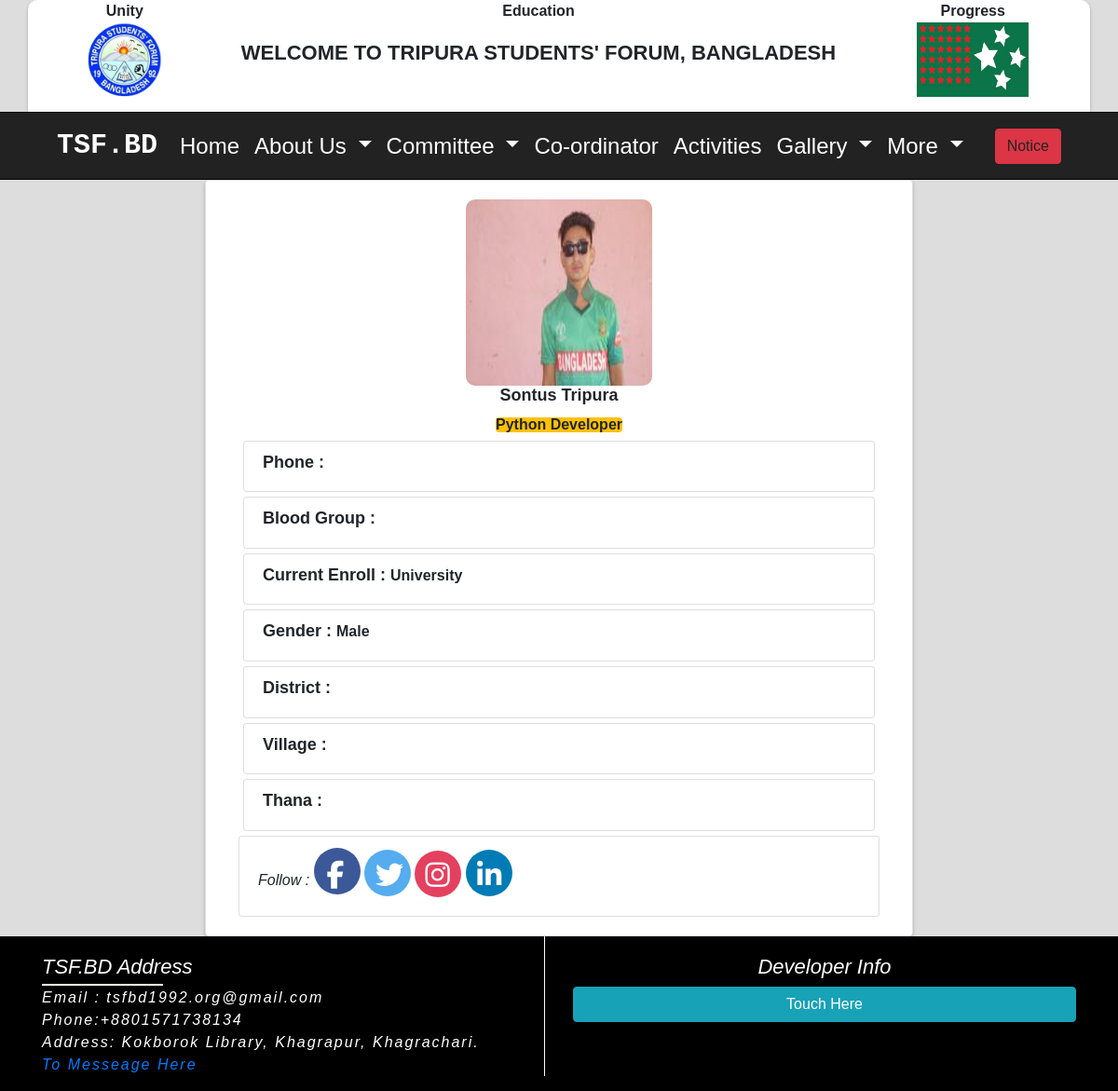
The page /central-leader-detail/sontus-tripura/1/ on the database its author committed.
### Home_app/models.py (models this page shows, shortened)
class TsfAboutSetting(models.Model):
    tsf_logo = models.ImageField(upload_to='tsf_logo', blank=True)
    tsf_flag = models.ImageField(upload_to='tsf_flag', blank=True)
    tsf_greeting = models.CharField(max_length=255, blank=True)
    country = models.CharField(max_length=255, blank=True)
    tsf_phone = models.CharField(max_length=255, blank=True)
    tsf_email = models.EmailField(max_length=255, blank=True)
    tsf_address = models.TextField(blank=True)
    tsf_about = models.TextField(blank=True)
    tsf_president_name = models.CharField(max_length=255, blank=True)
    tsf_president_photo = models.ImageField(upload_to='president_photo')
    tsf_president_title = models.CharField(max_length=255, blank=True)
    tsf_president_about = models.TextField(blank=True)
    tsf_secretary_name = models.CharField(max_length=255, blank=True)
    tsf_secretary_photo = models.ImageField(upload_to='secretary_photo')
    tsf_secretary_title = models.CharField(max_length=255, blank=True)
    tsf_secretary_about = models.TextField(blank=True)
    tsf_fb_link = models.URLField(max_length=255, blank=True)
    tsf_twitter_link = models.URLField(max_length=255, blank=True)
    tsf_instagram_link = models.URLField(max_length=255, blank=True)
    tsf_linkdin_link = models.URLField(max_length=255, blank=True)
    tsf_youtube_link = models.URLField(max_length=255, blank=True)
    class Meta:
        verbose_name_plural = "TSF ABOUT"

### CommitteApp/models.py (models this page shows, shortened)
class CentralMember(models.Model):
    STATUS = (
    ('University', 'University'),
    ('College', 'College'),
    ('School', 'School'),
    ('Job', 'Job'),
    ('Other', 'Other'),
    )
    session = models.ForeignKey(CentralYear, on_delete=models.CASCADE)
    photo = models.ImageField(upload_to='central', blank=True)
    name = models.CharField(max_length=50)
    slug = AutoSlugField(populate_from='name')
    position = models.CharField(max_length=50)
    blood_group = models.CharField(max_length=20, blank=True)
    phone = models.CharField(max_length=11, blank=True)
    village = models.CharField(max_length=200, blank=True)
    thana = models.CharField(max_length=200, blank=True)
    district = models.CharField(max_length=200, blank=True)
    gender = models.CharField(max_length=20, default="Male", choices=(("Male", "Male"), ("Female", "Female")))
    current_enroll = models.CharField(max_length=200, null=True, choices=STATUS)
    facebook = models.URLField(blank=True)
    twitter = models.URLField(blank=True)
    instagram = models.URLField(blank=True)
    linkdin = models.URLField(blank=True)
    class Meta:
        verbose_name_plural = 'Central Member'

### CommitteApp/views.py (the view)
# urls.py: path('central-leader-detail/<slug:slug>/<int:pk>/', views.central_leader_details, name='central_leader_details'),
def central_leader_details(request, slug, pk):
    centraldetail = get_object_or_404(CentralMember, slug=slug, pk=pk)
    context = {'centraldetail': centraldetail}
    return render(request, 'committee/central_leader/central_leader_details.html', context)

### About_app/context_processors.py (called while the page is built)
def about_categories(request):
    about_categories = Category.objects.all()
    return {'about_categories': about_categories }

### Home_app/context_processors.py (called while the page is built)
def about_inform(request):
    about_inform = TsfAboutSetting.objects.first()
    return {'about_inform': about_inform}

def developer_info(request):
    developer_info = DeveloperInfo.objects.first()
    return {'developer_info': developer_info}

### Notice/context_processors.py (called while the page is built)
def notice_list(request):
    notice_list = NoticeBoard.objects.filter(publish_date__lte=timezone.now()).order_by('-publish_date')[:1]
    return {'notice_list': notice_list }

### templates/committee/central_leader/central_leader_details.html (shortened to what this page needs)
{% extends 'home/base.html' %}
{% load static %}
{% block body %}
<div class="container">
  <div class="row justify-content-center">
   <div class=" card col-md-8 leader-deatils-box">
    <div class="card-body">
<div class="text-center">
  <img src="{% if centraldetail.photo %}{{ centraldetail.photo.url }} {% else %} {% static 'img/default.jpg' %} {% endif %}" alt="" class="img-fluid leader_details_profile_pic">
  <h2 class="leaders_name">{{centraldetail.name }}</h2>
  <p class="member_position badge badge-warning">{{ centraldetail.position}}</p>
</div>
<ul class="list-group list_group_box">
  <li class="list-group-item ">
    <h2 class="leader_badge_heading">Phone : </h2>
  </li>
</ul>
<ul class="list-group list_group_box">
  <li class="list-group-item ">
    <h2 class="leader_badge_heading">Blood Group : </h2>
  </li>
</ul>
<ul class="list-group list_group_box">
  <li class="list-group-item ">
    <h2 class="leader_badge_heading">Current Enroll : <span class="leader_badge_details">{{centraldetail.current_enroll }}</span></h2>
  </li>
</ul>
<ul class="list-group list_group_box">
  <li class="list-group-item ">
    <h2 class="leader_badge_heading">Gender : <span class="leader_badge_details">{{ centraldetail.gender }}</span></h2>
  </li>
</ul>
<ul class="list-group list_group_box">
  <li class="list-group-item ">
    <h2 class="leader_badge_heading">District : </h2>
  </li>
</ul>
<ul class="list-group list_group_box">
  <li class="list-group-item ">
    <h2 class="leader_badge_heading">Village : </h2>
  </li>
</ul>
<ul class="list-group list_group_box">
  <li class="list-group-item ">
    <h2 class="leader_badge_heading">Thana : </h2>
  </li>
</ul>
<ul class="list-group list_group">
  <li class="list-group-item ">
    <h2 class="social_link"> Follow :
      <a href="{{centraldetail.facebook}}"><i class="fab fa-facebook-f fbcolor"></i></a>
      <a href="{{ centraldetail.twitter}}"><i class="fab fa-twitter twittercolor"></i></a>
      <a href="{{ centraldetail.instagram}}"><i class="fab fa-instagram instagramcolor"></i></a>
       <a href="{{ centraldetail.linkdin}}"><i class="fab fa-linkedin-in link-IN "></i></a>
    </h2>
  </li>
</ul>
    </div>
   </div>
  </div>
</div>
{% endblock %}

### templates/home/banner.html
{% load static %}
<section id="banner_section">
  <div class="container logoheder">
     <div class="tsf-logo-box">
       <p  class="dignity">Unity</p>
       <img src="{{ about_inform.tsf_logo.url }}" alt="logo" class="tsf_logo_banner">
     </div>
     <div class="tsf-text-box">
       <p class="dignity">Education</p>
      <h3 class="banner_text">{{ about_inform.tsf_greeting}}, {{ about_inform.country}}</h3>
    </div>
    <div class="tsf-flag-box">
      <p  class="dignity">Progress</p>
      <img src="{{ about_inform.tsf_flag.url}}" alt="flag" class="tsf_flag_banner">
    </div>
    </div>
    </section>

### templates/home/footer.html (shortened to what this page needs)
<div class="container">
    <div class="row">
       <div class="col-md-6">
   <div class="side_left">
    <ul class="footer_list">
      <h2 class="Tsf_info">TSF.BD Address </h2>
       <li class="tsf_email"> Email : {{ about_inform.tsf_email }}</li>
       <li> Phone:{{ about_inform.tsf_phone }}</li>
       <li> Address: {{ about_inform.tsf_address }}</li>
       <li> <a href="{% url 'contact' %}">To Messeage Here</a></li>
     </ul>
   </div>
       </div>
       <div class="col-md-6">
<div class="footer_list">
  <h2 class="developer_title">Developer Info</h2>
<button type="button" class="btn btn-info btn-block" data-toggle="modal" data-target="#exampleModalCenter">
Touch Here
</button>
</div>
            </div>
    </div>
</div>

### Home_app/static/css/home.css (style rules this page uses)
* { margin: 0; padding: 0; }
body { font-family: 'Poppins', sans-serif; }
.logoheder { height: 120px; background: #fff; overflow: hidden; border-radius:10px 10px 0px 0px; box-shadow: rgba(50, 50, 93, 0.25) 0px 2px 5px -1px, rgba(0, 0, 0, 0.3) 0px 1px 3px -1px; }
.dignity { margin: 0; padding: 0; text-align: center; text-transform: capitalize; font-weight: bold; }
.tsf-logo-box { text-align: center; float: left; width: 16%; }
.tsf_logo_banner { height: 80px; width: 80px; border-radius: 50%; }
.tsf-text-box { margin-left: -22px; text-align: center; width: 68%; float: left; }
.tsf_flag_banner { height: 80px; width: 120px; }
.tsf-flag-box { text-align: center; float: left; width: 16%; }
.banner_text { margin-top: 20px; font-weight: bold; text-transform: uppercase; font-size: 22px; }
.fa-linkedin-in { background: #007bb5; color: white; }

### Home_app/static/css/leader_app.css (style rules this page uses)
.member_position { font-size: 16px; text-transform: capitalize; padding: 0; font-weight: bold; margin: 0; }
.leader-deatils-box { box-shadow: rgba(50, 50, 93, 0.25) 0px 2px 5px -1px, rgba(0, 0, 0, 0.3) 0px 1px 3px -1px; min-height: 550px; }
.leaders_name { text-transform: capitalize; font-size: 18px; font-weight: bold; }
.leader_details_profile_pic { height: 200px; width: 200px; border-radius: 10px; }
.list_group_box { margin: 5px; }
.leader_badge_heading { font-size: 18px; font-weight: bold; }
.leader_badge_details { font-size: 16px; }
.social_link { font-size: 16px; }
.instagramcolor { width: 40px; height: 40px; border-radius: 50px; align-items: center; padding: 11px; font-size: 15px; background:#E4405F; color: white; }
.link-IN { background: #007bb5; color: white; width: 40px; height: 40px; border-radius: 50px; align-items: center; padding: 12px; font-size: 25px; }
.twittercolor { width: 40px; height: 40px; border-radius: 50px; align-items: center; padding: 12px; font-size: 25px; background: #55ACEE; color: white; }
.fbcolor { width: 40px; height: 40px; border-radius: 50px; align-items: center; padding: 14px; font-size: 25px; background: #3B5998; color: white; }

### Home_app/static/css/photo.css (style rules this page uses)
.list-group-item a { text-decoration: none; color: black; }

### Home_app/static/css/profile_app.css (style rules this page uses)
.social_link { font-style: italic; }
.instagramcolor { width: 50px; height: 50px; border-radius: 50px; align-items: center; padding: 11px; font-size: 30px; background:#E4405F; color: white; }
.link-IN { background: #007bb5; color: white; width: 50px; height: 50px; border-radius: 50px; align-items: center; padding: 12px; font-size: 30px; }
.twittercolor { width: 50px; height: 50px; border-radius: 50px; align-items: center; padding: 12px; font-size: 30px; background: #55ACEE; color: white; }
.fbcolor { width: 50px; height: 50px; border-radius: 50px; align-items: center; padding: 14px; font-size: 30px; background: #3B5998; color: white; }

### Home_app/static/css/footer.css (style rules this page uses)
.footer_list { padding-top: 20px; }
.side_left { border-right: 1px solid #fff; }
.footer_list li { font-size: 16px; letter-spacing: 2px; font-style: italic; list-style: none; color: #fff; }
.tsf_email { font-size: 16px; font-style: italic; }
.developer_title { text-align: center; color: #fff!important; font-size: 22px; font-style: italic; }
.Tsf_info { color: #fff; font-size: 22px; font-style: italic; position: relative; }
.Tsf_info::after { position: absolute; content: ''; height: 2px; width: 130px; display: block; margin-top: 5px; background: cornsilk; }

### rows shown on the page
TsfAboutSetting: tsf_logo (picture), tsf_greeting "WELCOME TO TRIPURA STUDENTS' FORUM", country "BANGLADESH", tsf_flag (picture), tsf_email "tsfbd1992.org@gmail.com", tsf_phone "+8801571738134", tsf_address "Kokborok Library, Khagrapur, Khagrachari."
CentralMember: photo (picture), name "Sontus Tripura", position "Python Developer", current_enroll "University", gender "Male"
